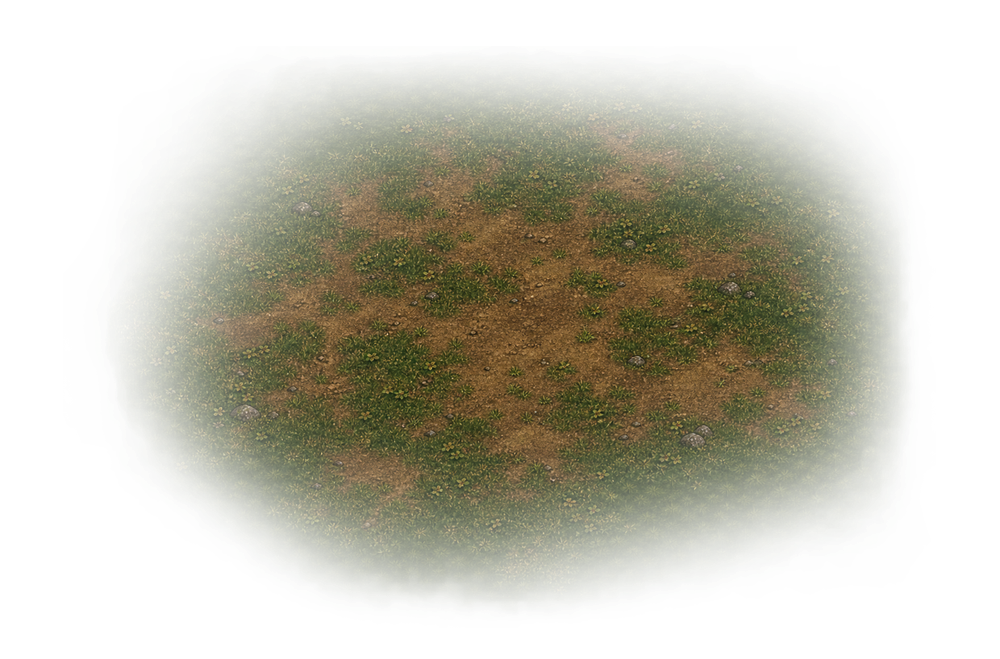
#> input picture tools/scenery-src/bare-patch.png, 1000 x 659 px, shrunk from 1760 x 1159 before the run
$ python preview.py ../scenery-src/bare-patch.png
#> lines starting #> are read from the running program, lines starting #| are printed output that depends on the picture
#!/usr/bin/env python3
"""ASCII-preview extracted PNGs so sprite choice is verifiable headlessly.

Usage: preview.py <file.png> [max_w] [max_h]  (downscales, prints sizes + ASCII)
"""
import sys, os
import numpy as np
from PIL import Image

CHARS = " .:-=+*#%@"

def preview(path, max_w=110, max_h=42):
#> called with path = '../scenery-src/bare-patch.png', max_w = 110, max_h = 42
    im = Image.open(path).convert("RGBA")
#> im is the input picture: PIL image 1000x659 RGBA; mean R, G, B, A 39.5, 39.9, 15.1, 82.3
    a = np.asarray(im).astype(np.float32)
    if a.ndim == 2:
        a = np.stack([a, a, a, np.full(a.shape, 255)], axis=2)
    if a.shape[2] == 3:
        a = np.dstack([a, np.full(a.shape[:2] + (1,), 255)])
    alpha = a[..., 3:4] / 255.0
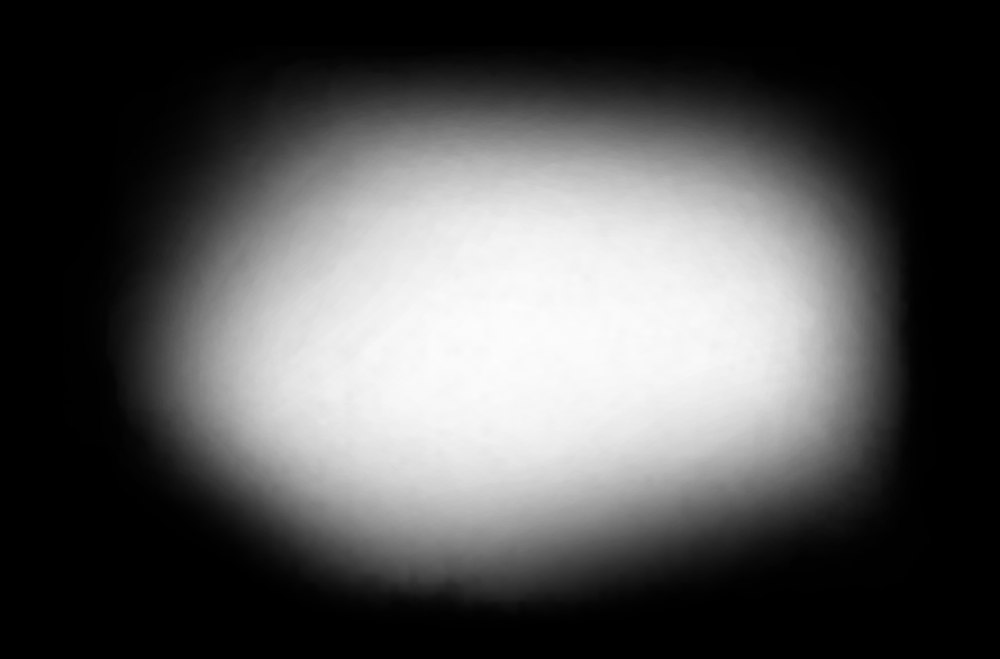
#> alpha: shape (659, 1000, 1) float32; min 0, max 0.988, mean 0.323
    lum = (a[..., :3] * np.array([0.2126, 0.7152, 0.0722])).sum(axis=2, keepdims=True) / 255.0
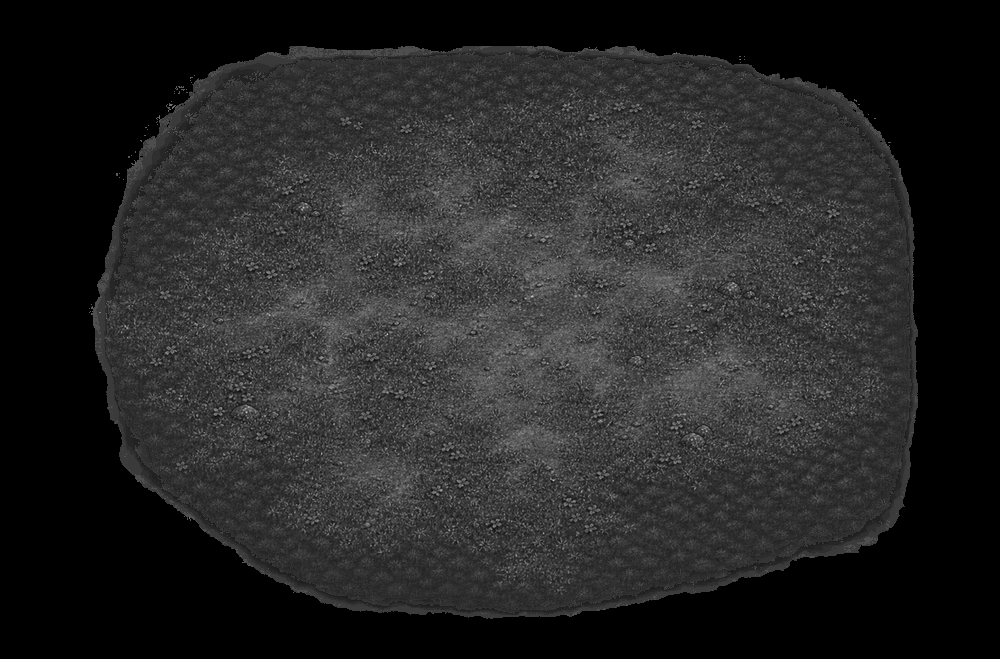
#> lum: shape (659, 1000, 1) float64; min 0, max 0.8, mean 0.149
    # background (transparent) shows as '.', content luminance maps to chars
    gray = np.where(alpha > 0.5, lum, 1.0)
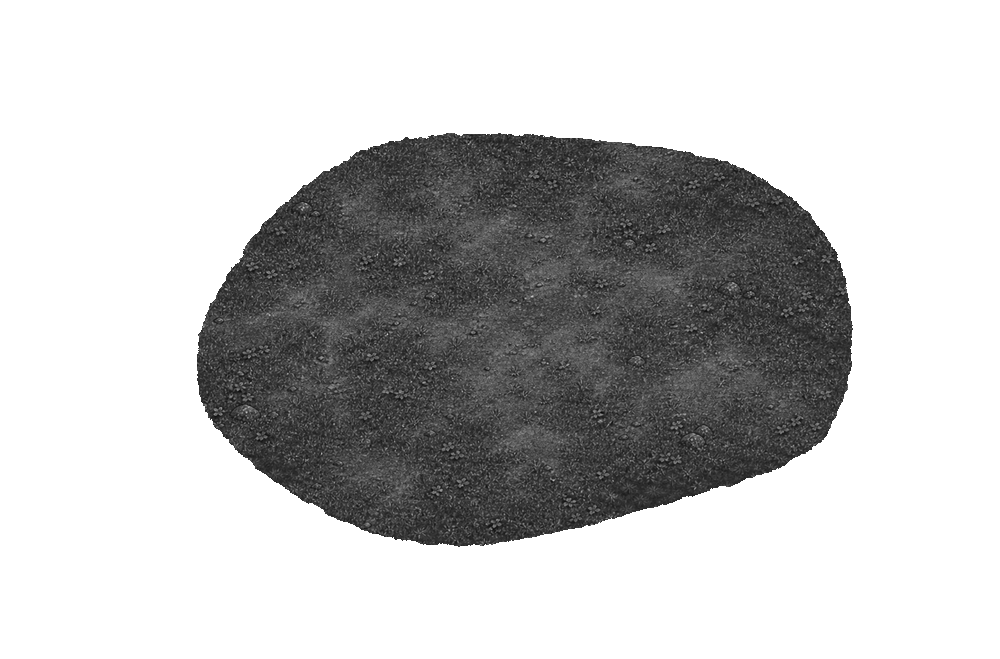
#> gray: shape (659, 1000, 1) float64; min 0.0264, max 1, mean 0.764
    gray = (1.0 - gray)  # dark content -> dense chars
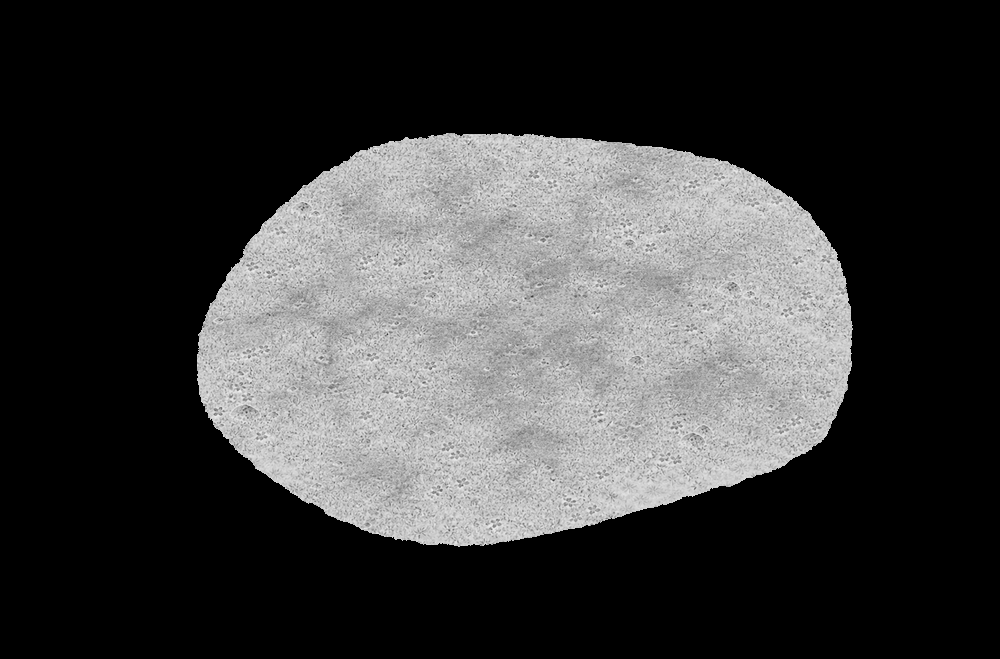
#> gray: shape (659, 1000, 1) float64; min 0, max 0.974, mean 0.236
#> (the run stopped early here; a loop or call above may not have finished)

$ run again, on tools/scenery-src/forest-mixed.png
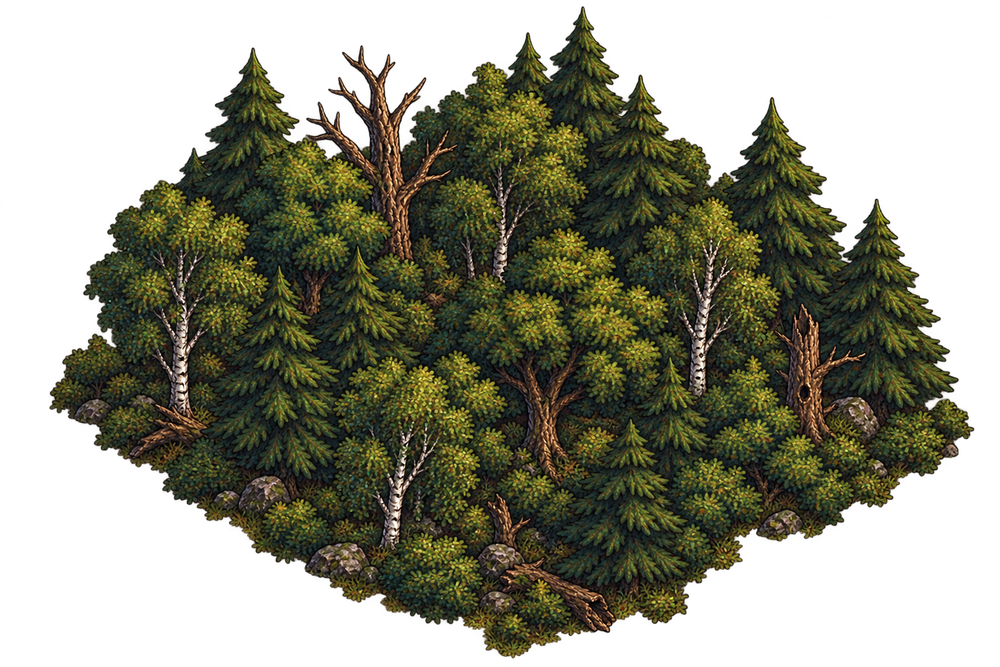
#> input picture tools/scenery-src/forest-mixed.png, 1000 x 667 px, shrunk from 1536 x 1024 before the run
#> in preview, im is the input picture: PIL image 1000x667 RGBA; mean R, G, B, A 34.4, 34.3, 18.5, 137.7
#> in preview, `lum = (a[..., :3] * np.array([0.2126, 0.7152, 0.0722])).sum(axis=2, ke..`:
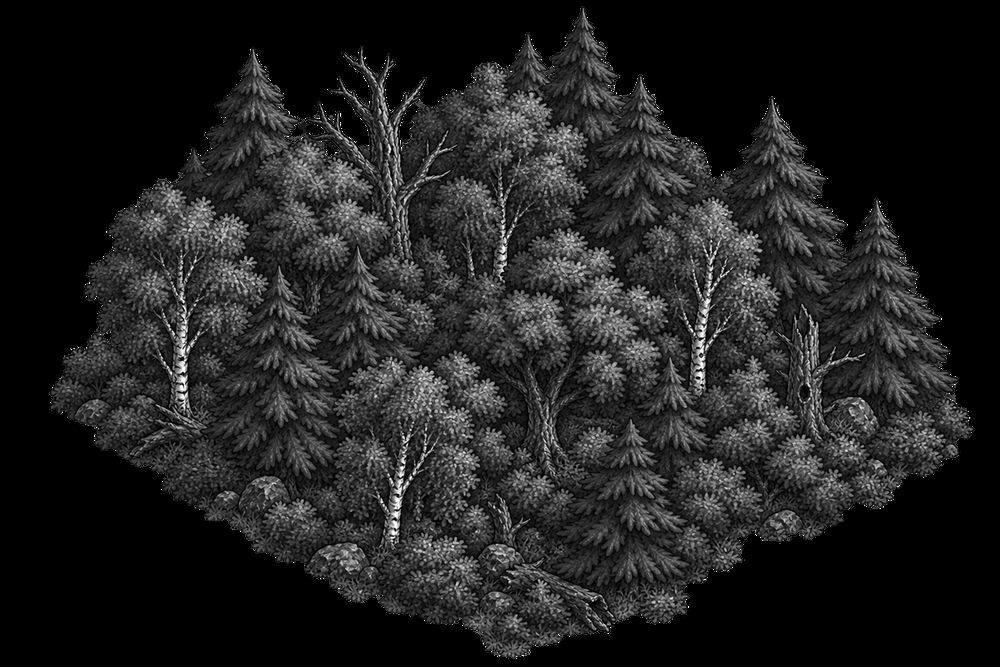
#> lum: shape (667, 1000, 1) float64; min 0, max 1, mean 0.13
#> in preview, `gray = (1.0 - gray)`:
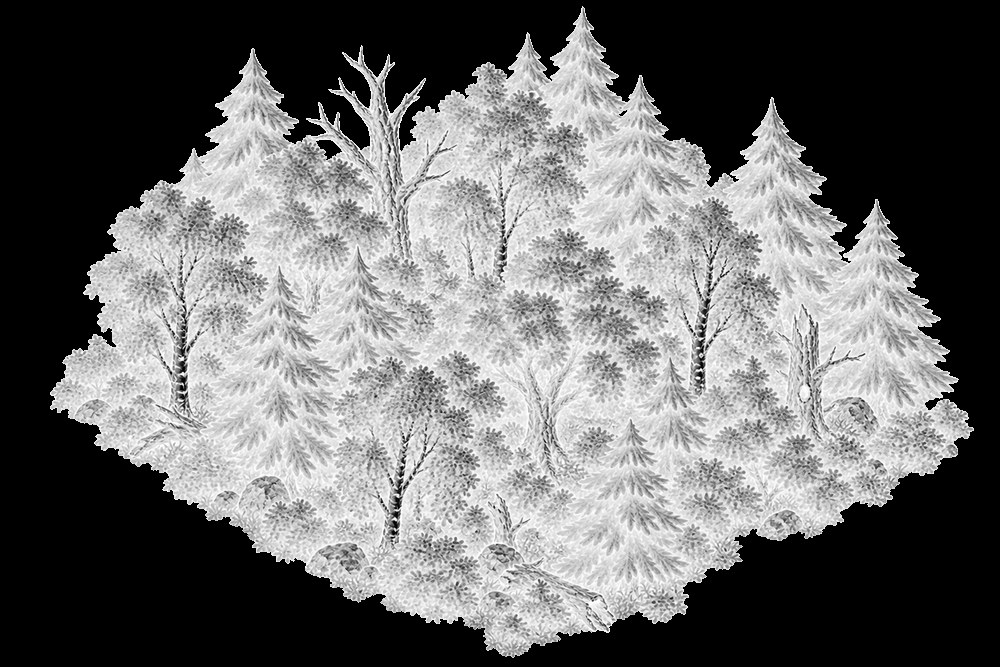
#> gray: shape (667, 1000, 1) float64; min 0, max 1, mean 0.419

$ run again, on tools/scenery-src/grass-dry.png
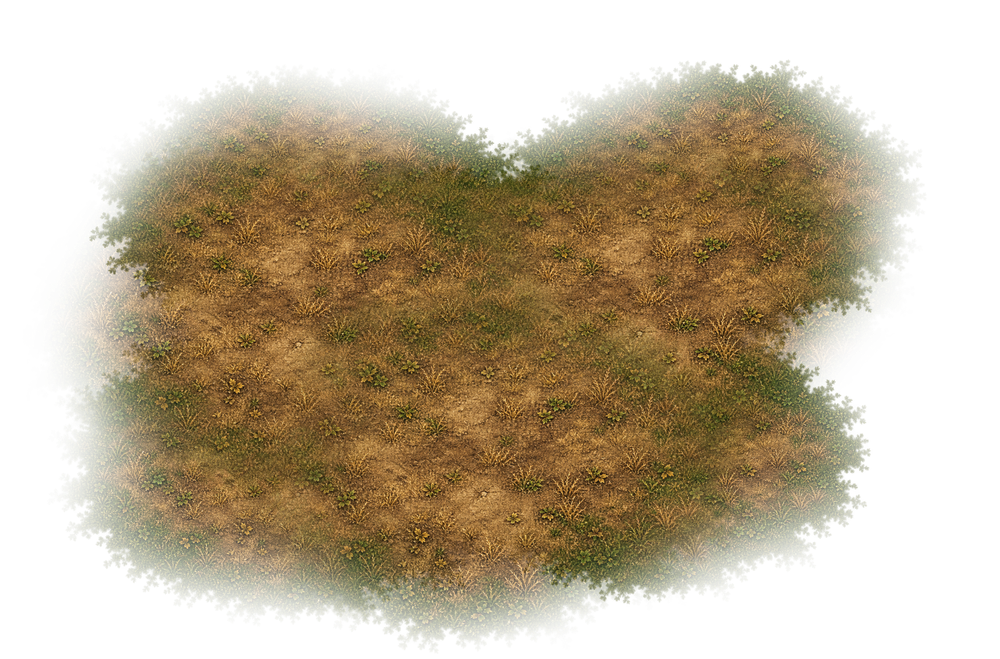
#> input picture tools/scenery-src/grass-dry.png, 1000 x 659 px, shrunk from 1760 x 1159 before the run
#> in preview, im is the input picture: PIL image 1000x659 RGBA; mean R, G, B, A 70, 56.2, 24.9, 120.1
#> in preview, `lum = (a[..., :3] * np.array([0.2126, 0.7152, 0.0722])).sum(axis=2, ke..`:
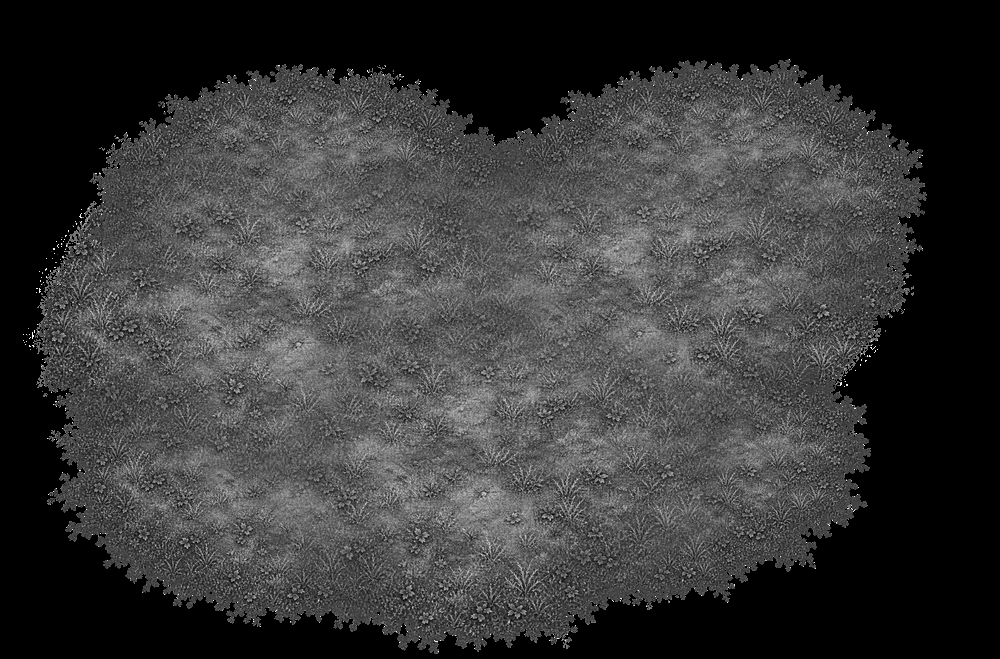
#> lum: shape (659, 1000, 1) float64; min 0, max 0.964, mean 0.223
#> in preview, `gray = (1.0 - gray)`:
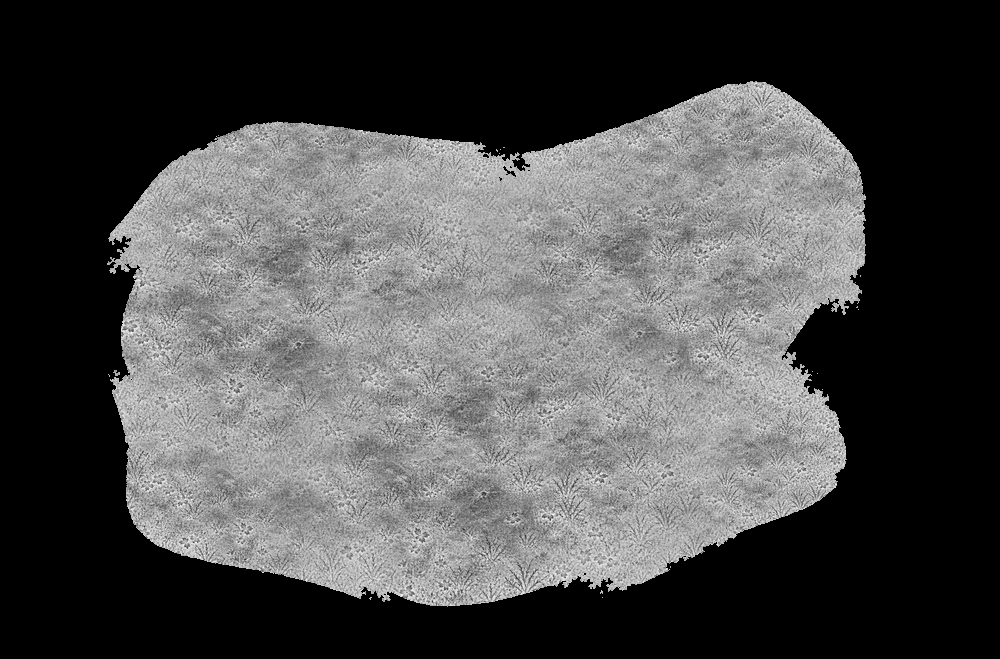
#> gray: shape (659, 1000, 1) float64; min 0, max 0.985, mean 0.298

$ run again, on tools/scenery-src/grass-lush.png
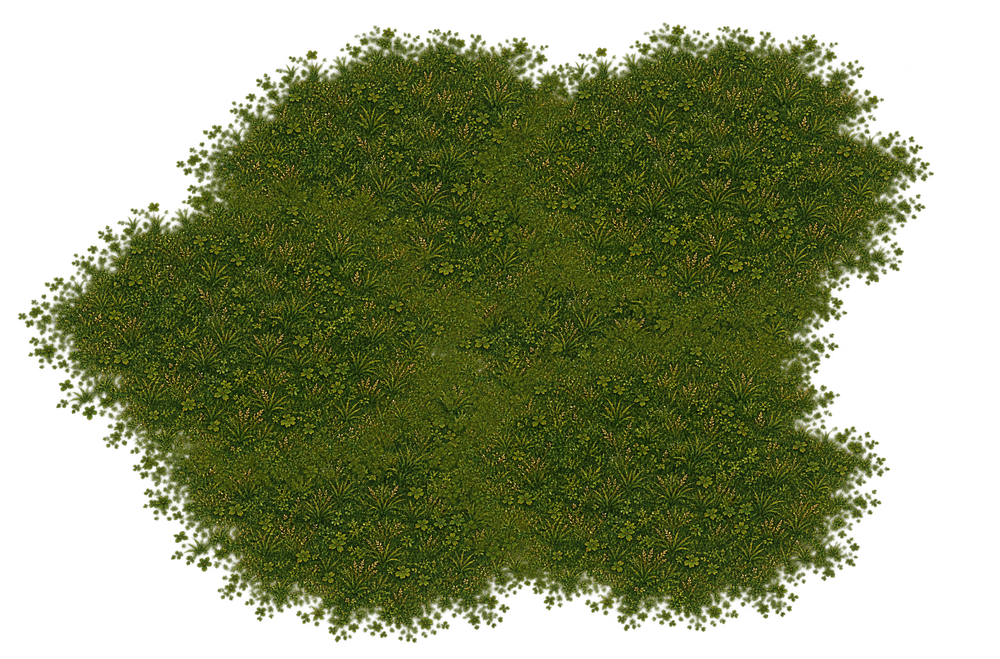
#> input picture tools/scenery-src/grass-lush.png, 1000 x 659 px, shrunk from 1760 x 1159 before the run
#> in preview, im is the input picture: PIL image 1000x659 RGBA; mean R, G, B, A 40.5, 48.4, 10.9, 147
#> in preview, `lum = (a[..., :3] * np.array([0.2126, 0.7152, 0.0722])).sum(axis=2, ke..`:
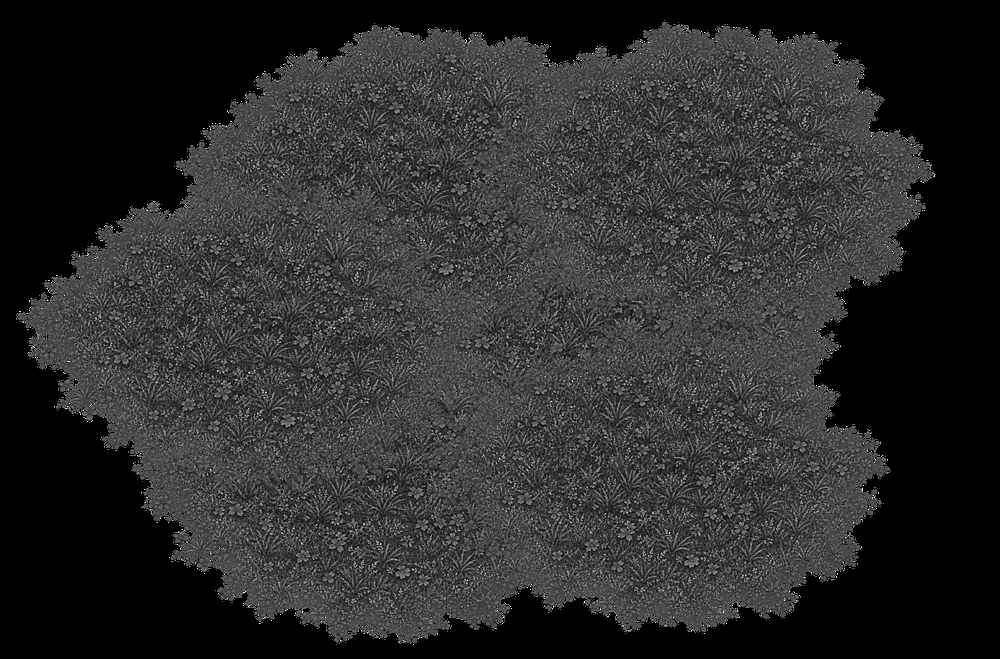
#> lum: shape (659, 1000, 1) float64; min 0, max 1, mean 0.173
#> in preview, `gray = (1.0 - gray)`:
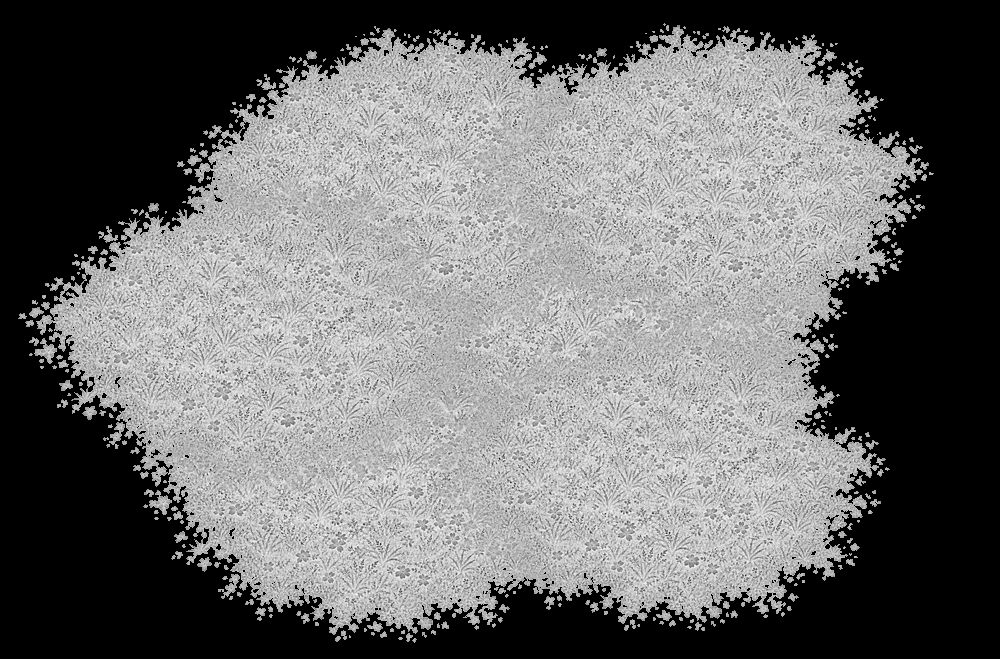
#> gray: shape (659, 1000, 1) float64; min 0, max 1, mean 0.426
